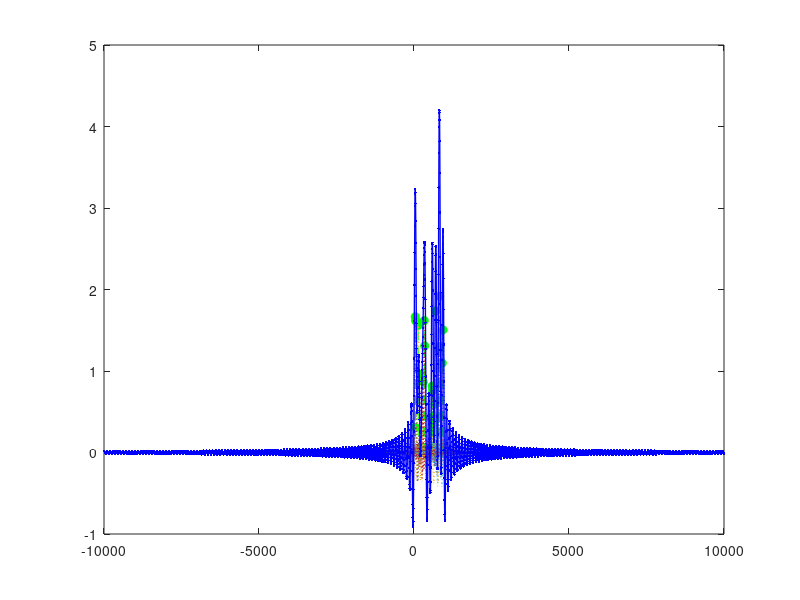

Write MATLAB code to recreate this figure. (Note: this script raises an error after producing the figure.)
% Frequency Selective Fading Channel - Coh BW << Sys BW
sys_bw = 5e6;         % 5MHz System Bandwidth
fs = 20e6;            % 20MHz Sampling Frequency
coh_bw = 500e3;       % 500KHz Coherence Bandwidth
delay_spread = 1/2/coh_bw;
numPaths = 21;

path_delays = rand(1,numPaths)*delay_spread;
%path_delays = [4.29006834809595e-07,8.00334711846513e-07,4.68572355657067e-07,4.08755089279763e-08,5.88215931860844e-07,7.38653490429940e-08,5.91447482737160e-07,5.00922207668102e-07,2.54891877514721e-07,4.75009968485334e-07,2.10720117613309e-07,6.08287445617845e-07,9.15735132287457e-07,5.47016878644843e-07,4.66139552549696e-07,1.54551725249510e-07,6.40689499329106e-07,2.71760535229616e-07,8.62821600770533e-07,3.66709073895298e-07,4.21534639554125e-07];
path_gains = raylrnd(1, 1, numPaths);

t = (-200/fs):1/fs:(200/fs);
channel_analog = zeros(size(t));
for i=1:numPaths
    kernel(i, :) = path_gains(i)*sinc(fs*(t-path_delays(i)));
    channel_analog = channel_analog + kernel(i,:);
end
sample_points = 0:1/fs:2*delay_spread;
channel_taps = interp1(t, channel_analog, sample_points, 'spline');

%% For plotting lets sample the sinc at more points
t = (-200/fs):1/10/fs:(200/fs);
channel_analog_up = zeros(size(t));
figure(1);
stem(path_delays*1e9, path_gains, 'g--', 'MarkerFaceColor', 'g', 'MarkerEdgeColor', 'g');hold on;
for i=1:numPaths
    kernel_up(i, :) = path_gains(i)*sinc(fs*(t-path_delays(i)));
    plot((t)*1e9, kernel_up(i, :), ':', 'lineWidth', 1);
    channel_analog_up = channel_analog_up + kernel_up(i,:);
end
plot(t*1e9, channel_analog_up, 'b.-', 'lineWidth', 1);
xline(0, 'k')
xlabel('nsec');
ylabel('RF Channel(time-domain)');
xlim([-1/fs*1e9, 2*max(path_delays)*1e9]);
title('Channel Visualization in Analog Time-Domain');


figure(2);
% pwelch(channel_analog, [], [], [], fs);hold on;
% pwelch(kernel1, [], [], [], fs);hold off;
channel_freq = fftshift(fft(channel_analog));
system_freq = fftshift(fft(sinc(fs*(-200/fs:1/fs:200/fs))));
plot(linspace(-fs/2, fs/2, numel(channel_analog))/1e6, 20*log10(abs(channel_freq)), 'b', 'lineWidth', 1.5);hold on;
plot(linspace(-fs/2, fs/2, numel(channel_analog))/1e6, 20*log10(abs(system_freq)), 'r', 'lineWidth', 1.5);
title('Channel Visualization in Frequency Domain');
xlabel('Freq(MHz)');
ylabel('Channel Magnitude Response(dB)');

figure(3);
stem(channel_taps, '^', 'lineWidth', 1, 'MarkerFaceColor', 'r', 'MarkerEdgeColor', 'r');
xlabel('Taps');
ylabel('Channel Taps, h_l[n]');